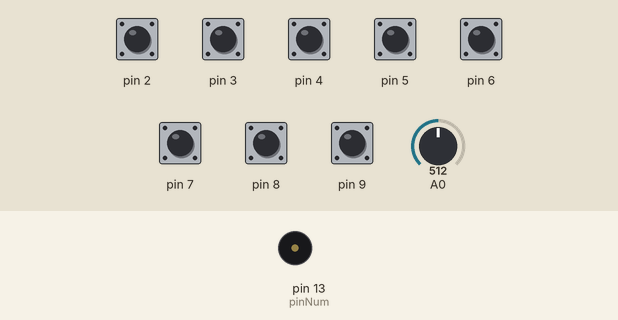
A sketch run on a simulated Arduino Uno, built with avr-gcc and run on an emulated ATmega328P. Parts: buzzer (waves = sounding). Inputs (shaded band) come from the test bench; at power-on: pin 2–9 HIGH, A0 = 512. What the sketch prints to the serial monitor is not drawn.

Above: at 1.2 s.
1.3 s: pin 2 pulled LOW for 1 s
At 2.1 s:
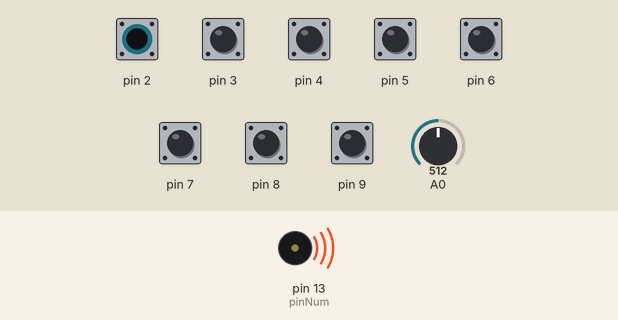
5.3 s: pin 3 pulled LOW for 1 s
At 7.2 s:
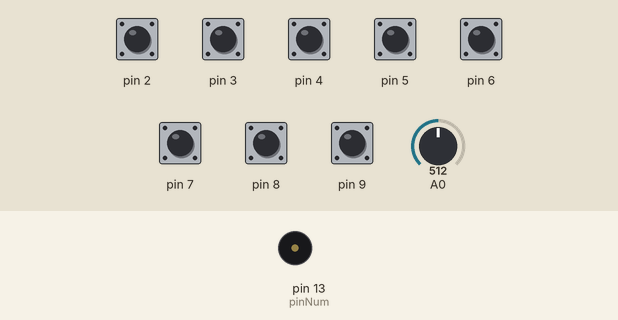
9.3 s: pin 4 pulled LOW for 1 s
At 9.6 s:
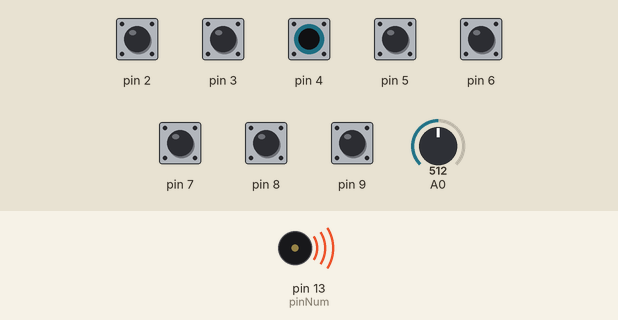
Timing chart, 0 to 12.3 s (numbered marks = the images above; inputs shaded):
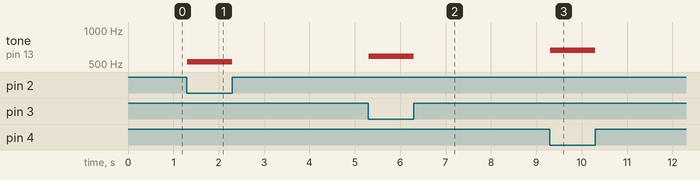

The sketch:

piano.ino
```cpp
/*
 * 宮田　悠冶
 * Arduinoピアノ
 * ボリューム抵抗で開始の「ド」の音の高さを変えられる白鍵のみのピアノ．(鍵盤数は8)．
 * ボリュームは２つあり片方は音の大きさを変えられる．
 * 黒鍵を含んだバージョンのコードも一応書いてある．
 */

int ad;//ボリューム保存
int pinNum = 13;//ボリュームのピン番号
int sound = 0;

//白鍵のみ
const int doremi[] = {0, 131 , 147 , 165 , 175 , 196 , 220 , 247 , 262 , 294 , 330 , 349 , 392 , 440 , 493 , 523 , 587 , 659 , 698 , 784 , 880 , 988 , 1047 , 1175 , 1319 , 1397 , 1568 , 1760 , 1976 , 2093};
const String dore[] = {"0", "C3", "D3", "E3", "F3", "G3", "A3", "B3", "C4", "D4", "E4", "F4", "G4", "A4", "B4", "C5", "D5", "E5", "F5", "G5", "A5", "B5", "C6", "D6", "E6", "F6", "G6", "A6", "B6", "C7"};
//黒鍵含む(末尾x)
const int doremix[] = {0, 220, 233, 247, 262, 277, 294, 311, 330, 349, 370, 392, 415, 440, 466, 494, 523, 554, 587, 622, 659, 698, 740, 784, 831, 880};
const String dorex[] = {"0", "A3", "A#3", "B3", "C4", "C#4", "D4", "D#4", "E4", "F4", "F#4", "G4", "G#4", "A4", "A#4", "B4", "C5", "C#5", "D5", "D#5", "E5", "F5", "F#5", "G5", "G#5", "A5"};

void setup() {
  //ボタンのピンをプルアップモードにする
  pinMode(2, INPUT_PULLUP);
  pinMode(3, INPUT_PULLUP);
  pinMode(4, INPUT_PULLUP);
  pinMode(5, INPUT_PULLUP);
  pinMode(6, INPUT_PULLUP);
  pinMode(7, INPUT_PULLUP);
  pinMode(8, INPUT_PULLUP);
  pinMode(9, INPUT_PULLUP);

  /*
    pinMode(10, INPUT_PULLUP);
    pinMode(11, INPUT_PULLUP);
  */

  Serial.begin(9600);
}

void loop() {
  ad = analogRead(A0);

  //抵抗から音階判定
  if(0<=ad&&ad<256)sound=1;
  else if(256<=ad&&ad<512)sound=8;
  else if(512<=ad&&ad<768)sound=15;
  else if(768<=ad&&ad<1024)sound=22;

  /*
    //黒鍵ありバージョン
    if (0 <= ad && ad < 73)sound = 1;
    else if (73 <= ad && ad < 146)sound = 2;
    else if (146 <= ad && ad < 219)sound = 3;
    else if (219 <= ad && ad < 292)sound = 4;
    else if (292 <= ad && ad < 365)sound = 5;
    else if (365 <= ad && ad < 438)sound = 6;
    else if (438 <= ad && ad < 511)sound = 7;
    else if (511 <= ad && ad < 584)sound = 8;
    else if (584 <= ad && ad < 657)sound = 9;
    else if (657 <= ad && ad < 730)sound = 10;
    else if (730 <= ad && ad < 803)sound = 11;
    else if (803 <= ad && ad < 876)sound = 12;
    else if (876 <= ad && ad < 949)sound = 13;
    else if (949 <= ad && ad < 1024)sound = 14;
  */

  Serial.println(dore[sound]);

  //鳴らす
  while (digitalRead(2) == LOW)tone(pinNum, doremi[sound]);
  while (digitalRead(3) == LOW)tone(pinNum, doremi[sound + 1]);
  while (digitalRead(4) == LOW)tone(pinNum, doremi[sound + 2]);
  while (digitalRead(5) == LOW)tone(pinNum, doremi[sound + 3]);
  while (digitalRead(6) == LOW)tone(pinNum, doremi[sound + 4]);
  while (digitalRead(7) == LOW)tone(pinNum, doremi[sound + 5]);
  while (digitalRead(8) == LOW)tone(pinNum, doremi[sound + 6]);
  while (digitalRead(9) == LOW)tone(pinNum, doremi[sound + 7]);

  /*
    while (digitalRead(10) == LOW)tone(13, doremi[sound + 8]);
    while (digitalRead(11) == LOW)tone(13, doremi[sound + 9]);
  */
  //音消す
  noTone(pinNum);
}
```

Measured:
- after the input at 1.3 s, tone on pin 13 (pinNum): silent → 523 Hz at once, → silent 1.0 s later
- after the input at 5.3 s, tone on pin 13 (pinNum): silent → 587 Hz at once, → silent 1.0 s later
- after the input at 9.3 s, tone on pin 13 (pinNum): silent → 659 Hz at once, → silent 1.0 s later
